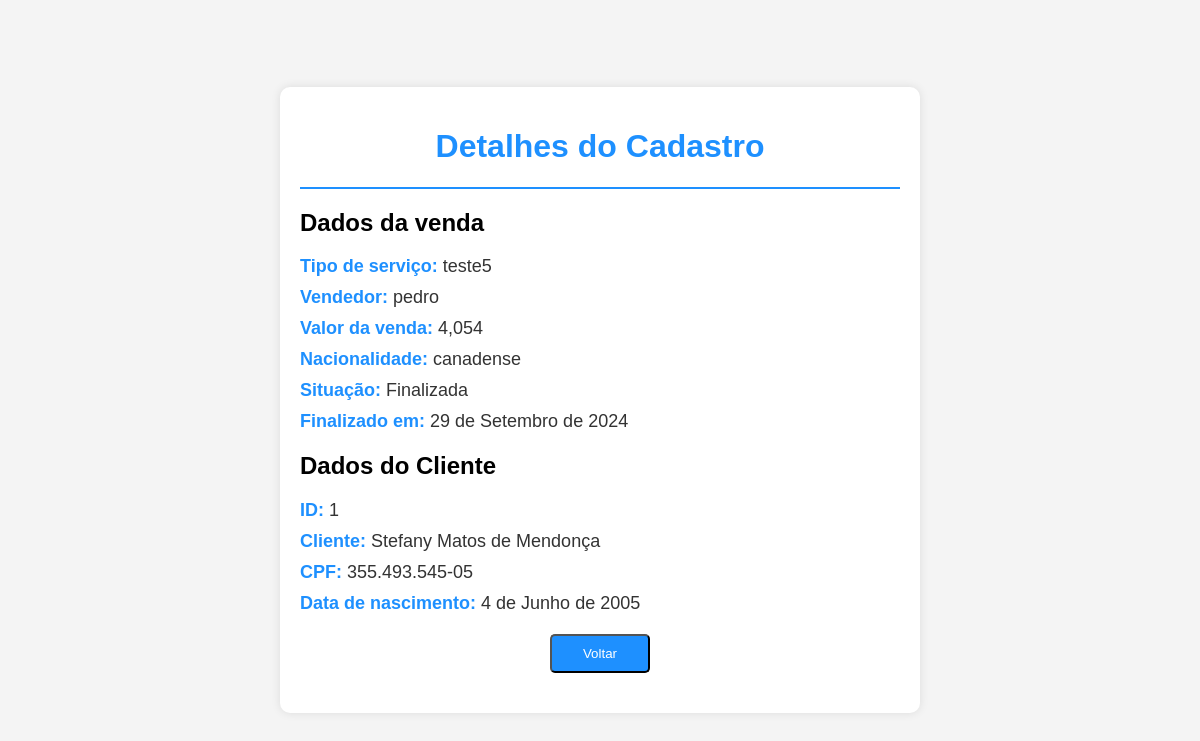
The app's page /Funcionario/buscar-Venda/dados/3/ with its own data.
### homeAdmin/models.py (models this page shows, shortened)
class Venda(models.Model):
    SITUACAO_CHOICES = [
        ("Mensal", "Mensal"),
        ("Finalizada", "Finalizada"),
    ]
    cliente = models.ForeignKey(CadCliente, on_delete=models.CASCADE)
    vendedor = models.ForeignKey(
        CustomUser_Funcionario, on_delete=models.CASCADE, null=True, blank=True
    )
    situacaoMensal = models.CharField(
        max_length=10,
        choices=SITUACAO_CHOICES,
        default="Mensal",
        null=True,
        blank=True,
        verbose_name="Situação da venda",
    )
    situacaoMensal_dataApoio = models.DateTimeField(
        auto_now_add=True
    )  # Registra quando foi atualizada a última vez
    data_venda = models.DateField(auto_now_add=True)
    valor = models.FloatField()
    finished_at = models.DateField(null=True, verbose_name="Data finalizado")
    tipo_servico = models.CharField(
        max_length=5000,
        null=True,
        verbose_name="Tipo de venda",
        help_text="Digite o tipo de serviço aqui.",
    )
    nacionalidade = models.CharField(
        max_length=20,
        choices=[
            ("Americano", "Americano"),
            ("Canadense", "Canadense"),
            ("Mexicano", "Mexicano"),
            ("Outros", "Outros"),
        ],
        default="Americano",
        blank=True,
        null=True,
    )
    nacionalidade_outros = models.CharField(
        max_length=100,
        blank=True,
        null=True,
        help_text='Especifique se você escolheu "Outros".',
    )

class CustomUser_Funcionario(AbstractUser):
    token = models.CharField(null=True, unique=True, max_length=8)
    situacao = (
        ("Adm.", "Administração "),
        ("Func.", "Funcionário"),
        ("Exec", "Executivo"),
    )
    situacao_atual = models.CharField(
        null=True,
        max_length=15,
        default="Adm.",
        verbose_name="Situacao atual cargo",
        choices=situacao,
    )
    situacao2 = (("Ativo", "Ativo "), ("Inativo", "Inativo"))
    situacao_atual_empresa = models.CharField(
        null=True,
        max_length=15,
        default="Ativo",
        verbose_name="Situação atual na empresa",
        choices=situacao2,
    )
    salario = models.FloatField(default=0)
    comissao_acumulada = models.FloatField(default=0)
    telefone = models.CharField(max_length=15, blank=True)
    especializado = (
        ("Financeiro", "Financeiro"),
        ("Despachante", "Despachante "),
        ("Despachante externo", "Despachante externo "),
        ("Suporte Whatsapp", "Suporte Whatsapp"),
        ("Executivo contas", "Executivo contas"),
    )
    cargo_atual = models.CharField(
        max_length=100,
        null=True,
        blank=True,
        verbose_name="Cargo atual",
        default="",
        help_text="A função do empregado é:",
        choices=especializado,
    )
    cidade = models.CharField(max_length=255, null=True)
    email = models.EmailField(unique=True)
    username = models.CharField(max_length=255, unique=True)
    data_nascimento = models.DateField(
        verbose_name="Data de nascimento", help_text="Data de nascimento", null=True
    )
    groups = models.ManyToManyField(
        Group,
        related_name="customuser_set",
        blank=True,
        help_text="The groups this user belongs to.",
        related_query_name="customuser",
    )
    user_permissions = models.ManyToManyField(
        Permission,
        related_name="customuser_set",
        blank=True,
        help_text="Specific permissions for this user.",
        related_query_name="customuser",
    )
    objects = CustomUserManager()

class CadCliente(models.Model):
    nome = models.CharField(
        max_length=100,
        null=False,
        verbose_name="Nome",
        help_text="Digite o nome aqui.",
    )
    celular = models.CharField(
        max_length=15,
        null=False,
        verbose_name="Celular",
        help_text="Digite seu Telefone aqui. como no exemplo: (21) 9xxxx-xxxx",
    )
    sexo_tipo = (("M", "Masculino"), ("F", "Feminino"))
    sexo = models.CharField(max_length=1, choices=sexo_tipo, verbose_name="Sexo")
    data_nascimento = models.DateField(
        verbose_name="Data de nascimento", help_text="Data de nascimento"
    )
    endereco = models.CharField(
        max_length=200,
        null=True,
        verbose_name="Endereço",
        help_text="Digite a endereço aqui.",
        blank=True
    )
    bairro = models.CharField(
        max_length=100,
        null=True,
        verbose_name="Bairro ",
        help_text="Digite a bairro aqui.",
        blank=True
    )
    estado = models.CharField(
        max_length=100,
        null=True,
        verbose_name="Estado",
        help_text="Digite a estado aqui.",
        blank=True
    )
    cep = models.CharField(
        max_length=14,
        null=True,
        blank=True,
        verbose_name="cep",
        help_text="Digite o cep aqui.",
    )
    rg = models.CharField(max_length=20, verbose_name="RG", null=False)
    cpf = models.CharField(
        max_length=14,
        unique=True,
        null=False,
        verbose_name="CPF",
        help_text="Digite o CPF aqui modelo: 000.000.000-00",
    )
    num_passaporte = models.CharField(
        max_length=20, verbose_name="Número de passaporte", null=True, unique=True, blank=True
    )
    finished_at = models.DateField(null=True, verbose_name="Data finalizado")
    def __str__(self):
        return self.nome
    anexo1 = models.FileField(
        upload_to='anexos/',  # Define o diretório onde os arquivos serão armazenados
        null=True,
        blank=True,
        verbose_name="Anexo",
        help_text="Envie um arquivo relacionado ao cliente."
    )
    anexo2 = models.FileField(
        upload_to='anexos/',  # Define o diretório onde os arquivos serão armazenados
        null=True,
        blank=True,
        verbose_name="Anexo",
        help_text="Envie um arquivo relacionado ao cliente."
    )
    anexo3 = models.FileField(
        upload_to='anexos/',  # Define o diretório onde os arquivos serão armazenados
        null=True,
        blank=True,
        verbose_name="Anexo",
        help_text="Envie um arquivo relacionado ao cliente."
    )

### homeFuncionario/views.py (the view)
# urls.py: path('Funcionario/buscar-Venda/dados/<int:dados_id>/', DadosCadastrosVendaFuncionario.as_view(),
class DadosCadastrosVendaFuncionario(ListView):
    model = VendaEspelho
    template_name = "Vendas/buscasVendas/dadosVendaFuncionario.html"
    def get_queryset(self):
        dados_id = self.kwargs.get("dados_id")
        return VendaEspelho.objects.filter(id=dados_id)
    def get_context_data(self, **kwargs):
        context = super().get_context_data(**kwargs)
        context["title"] = "Detalhes do Cadastro"
        return context

### homeFuncionario/templates/Vendas/buscasVendas/dadosVendaFuncionario.html (shortened to what this page needs)
{% load static %}
<!DOCTYPE html>
<html lang="en">
<head>
    <link href="{% static 'estilos/dados_print.css' %}" rel="stylesheet" type="text/css"/>
</head>
<body>
{% for cadastro in object_list %}
    <div class="dados_cliente">
    <h1>Detalhes do Cadastro</h1>
    <hr/>
    <div class="apenasp_cliente">
        <h2>Dados da venda</h2>
        <p><strong>Tipo de serviço: </strong> {{ cadastro.tipo_servico }}</p>
        <p><strong>Vendedor: </strong> {{ cadastro.vendedor }}</p>
        <p><strong>Valor da venda: </strong> {{ cadastro.valor }}</p>
        {% if cadastro.nacionalidade == 'outros' %}
            <p><strong>Nacionalidade: </strong> {{ cadastro.nacionalidade_outros }}</p>
        {% else %}
            {% if cadastro.nacionalidade %}
                <p><strong>Nacionalidade: </strong> {{ cadastro.nacionalidade }}</p>
            {% endif %}
        {% endif %}
        <p><strong>Situação: </strong> {{ cadastro.situacaoMensal }}</p>
        {% if cadastro.finished_at %}
            <p><strong>Finalizado em: </strong> {{ cadastro.finished_at }}</p>
        {% endif %}
        <h2>Dados do Cliente</h2>
        <p><strong>ID: </strong> {{ cadastro.cliente.id }}</p>
        <p><strong>Cliente: </strong> {{ cadastro.cliente }}</p>
        <p><strong>CPF: </strong> {{ cadastro.cliente.cpf }}</p>
        <p><strong>Data de nascimento: </strong> {{ cadastro.cliente.data_nascimento }}</p>
    </div>
    <button class="btnvoltar"><a href="{% url 'FuncionarioListagemVenda' %}">Voltar</a></button>
    </div>
{% endfor %}
</body>
</html>

### static/estilos/dados_print.css (style rules this page uses)
body { font-family: Arial, sans-serif; background-color: #f4f4f4; margin: 0; padding: 0; display: flex; justify-content: center; align-items: center; height: 100vh; }
.dados_cliente { background: white; padding: 20px; box-shadow: 0px 0px 10px rgba(0, 0, 0, 0.1); border-radius: 10px; width: 80%; max-width: 600px; margin: 20px auto; }
h1 { text-align: center; color: #1E90FF; }
.apenasp_cliente p { font-size: 18px; color: #333; margin: 10px 0; }
.apenasp_cliente p strong { color: #1E90FF; }
hr { border: 1px solid #1E90FF; margin-bottom: 20px; }
.btnvoltar { display: block; width: 100px; margin: 20px auto; padding: 10px; background-color: #1E90FF; color: white; text-align: center; border-radius: 5px; text-decoration: none; }
.btnvoltar a { color: white; text-decoration: none; }

### records on screen
Venda: tipo_servico "teste5", vendedor "pedro", valor "4,054", nacionalidade "canadense", situacaoMensal "Finalizada", finished_at "29 de Setembro de 2024", cliente.id "1", cliente "Stefany Matos de Mendonça", cliente.cpf "355.493.545-05", cliente.data_nascimento "4 de Junho de 2005"
